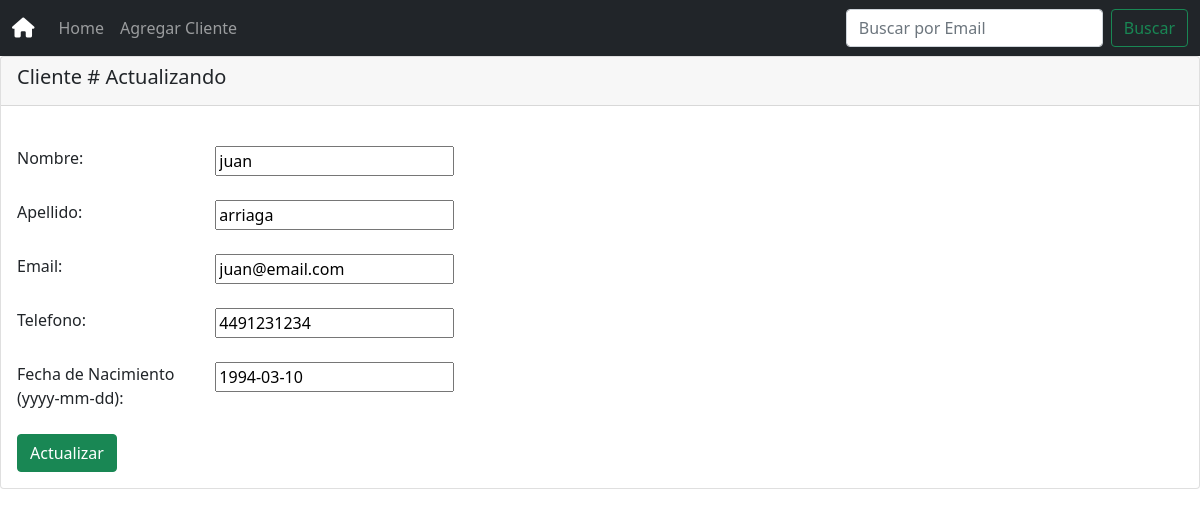
The app's page /actualizar/1 with its own data.
### clientes/models.py (models this page shows, shortened)
class Cliente(models.Model):
    nombre = models.CharField(null=False,max_length=255)
    apellido = models.CharField(null=True,max_length=255)
    nacimiento = models.DateField(null=True)
    telefono = models.CharField(null=True,max_length=255)
    email = models.EmailField(null=False,max_length=255)
    class Meta:
        db_table = 'Cliente'

### clientes/views.py (the view, shortened to what this page needs)
# urls.py: path('actualizar/<int:pk>', views.Update_View.as_view(),name="update"),
class Update_View(UpdateView):
    model = Cliente
    template_name = 'actualizacion.html'
    context_object_name = 'client'
    fields = ('nombre','apellido','nacimiento','email','telefono',)

### clientes/templates/actualizacion.html (shortened to what this page needs)
{% extends "land_page.html" %}
{% block content %}
    <div class="card">
        <div class="card-header">
            <h5 class="card-title">Cliente #{{book.id}} Actualizando</h5>
        </div>
        <div class="card-body">
            <form method="post">
                <div class="row mt-4">
                    <div class="col-2">
                        <label for="id_nombre">Nombre:</label>
                    </div>
                    <div class="col-6">
                        {{form.nombre}}
                    </div>
                </div>
                <div class="row mt-4">
                    <div class="col-2">
                        <label for="id_apellido">Apellido:</label>
                    </div>
                    <div class="col-6">
                        {{form.apellido}}
                    </div>
                </div>
                <div class="row mt-4">
                    <div class="col-2">
                        <label for="id_email">Email:</label>
                    </div>
                    <div class="col-6">
                        {{form.email}}
                    </div>
                </div>
                <div class="row mt-4">
                    <div class="col-2">
                        <label for="id_telefono">Telefono:</label>
                    </div>
                    <div class="col-6">
                        {{form.telefono}}
                    </div>
                </div>
                <div class="row mt-4">
                    <div class="col-2">
                        <label for="id_nacimiento">Fecha de Nacimiento (yyyy-mm-dd):</label>
                    </div>
                    <div class="col-6">
                        {{form.nacimiento}}
                    </div>
                </div>
                <button type="submit" class="btn btn-success mt-4">Actualizar</button>
            </form>
        </div>
    </div>
{% endblock content %}

### records on screen
Cliente: nombre "juan", apellido "arriaga", email "juan@email.com", telefono "4491231234", nacimiento "1994-03-10"
